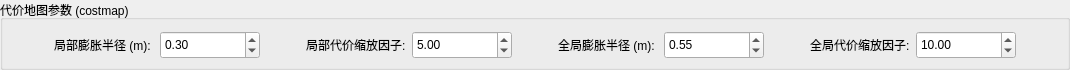
           <widget class="QGroupBox" name="groupBox_3">
            <property name="minimumSize">
             <size>
              <width>980</width>
              <height>70</height>
             </size>
            </property>
            <property name="maximumSize">
             <size>
              <width>16777215</width>
              <height>70</height>
             </size>
            </property>
            <property name="title">
             <string>代价地图参数 (costmap)</string>
            </property>
            <layout class="QGridLayout" name="gridLayout_11">
             <item row="0" column="2">
              <widget class="QDoubleSpinBox" name="localInflationRadiusSpinBox">
               <property name="minimumSize">
                <size>
                 <width>100</width>
                 <height>28</height>
                </size>
               </property>
               <property name="maximumSize">
                <size>
                 <width>100</width>
                 <height>28</height>
                </size>
               </property>
               <property name="minimum">
                <double>0.010000000000000</double>
               </property>
               <property name="maximum">
                <double>1.000000000000000</double>
               </property>
               <property name="singleStep">
                <double>0.050000000000000</double>
               </property>
               <property name="value">
                <double>0.300000000000000</double>
               </property>
              </widget>
             </item>
             <item row="0" column="7">
              <widget class="QLabel" name="label_13">
               <property name="minimumSize">
                <size>
                 <width>100</width>
                 <height>28</height>
                </size>
               </property>
               <property name="maximumSize">
                <size>
                 <width>100</width>
                 <height>28</height>
                </size>
               </property>
               <property name="text">
                <string>全局膨胀半径 (m):</string>
               </property>
              </widget>
             </item>
             <item row="0" column="4">
              <widget class="QLabel" name="label_12">
               <property name="minimumSize">
                <size>
                 <width>100</width>
                 <height>28</height>
                </size>
               </property>
               <property name="maximumSize">
                <size>
                 <width>100</width>
                 <height>28</height>
                </size>
               </property>
               <property name="text">
                <string>局部代价缩放因子:</string>
               </property>
              </widget>
             </item>
             <item row="0" column="1">
              <widget class="QLabel" name="label_11">
               <property name="minimumSize">
                <size>
                 <width>100</width>
                 <height>28</height>
                </size>
               </property>
               <property name="maximumSize">
                <size>
                 <width>100</width>
                 <height>28</height>
                </size>
               </property>
               <property name="text">
                <string>局部膨胀半径 (m):</string>
               </property>
              </widget>
             </item>
             <item row="0" column="5">
              <widget class="QDoubleSpinBox" name="localCostScalingFactorSpinBox">
               <property name="minimumSize">
                <size>
                 <width>100</width>
                 <height>28</height>
                </size>
               </property>
               <property name="maximumSize">
                <size>
                 <width>100</width>
                 <height>28</height>
                </size>
               </property>
               <property name="minimum">
                <double>0.100000000000000</double>
               </property>
               <property name="maximum">
                <double>20.000000000000000</double>
               </property>
               <property name="singleStep">
                <double>0.500000000000000</double>
               </property>
               <property name="value">
                <double>5.000000000000000</double>
               </property>
              </widget>
             </item>
             <item row="0" column="10">
              <widget class="QLabel" name="label_14">
               <property name="minimumSize">
                <size>
                 <width>100</width>
                 <height>28</height>
                </size>
               </property>
               <property name="maximumSize">
                <size>
                 <width>100</width>
                 <height>28</height>
                </size>
               </property>
               <property name="text">
                <string>全局代价缩放因子:</string>
               </property>
              </widget>
             </item>
             <item row="0" column="8">
              <widget class="QDoubleSpinBox" name="globalInflationRadiusSpinBox">
               <property name="minimumSize">
                <size>
                 <width>100</width>
                 <height>28</height>
                </size>
               </property>
               <property name="maximumSize">
                <size>
                 <width>100</width>
                 <height>28</height>
                </size>
               </property>
               <property name="minimum">
                <double>0.100000000000000</double>
               </property>
               <property name="maximum">
                <double>2.000000000000000</double>
               </property>
               <property name="singleStep">
                <double>0.050000000000000</double>
               </property>
               <property name="value">
                <double>0.550000000000000</double>
               </property>
              </widget>
             </item>
             <item row="0" column="11">
              <widget class="QDoubleSpinBox" name="globalCostScalingFactorSpinBox">
               <property name="minimumSize">
                <size>
                 <width>100</width>
                 <height>28</height>
                </size>
               </property>
               <property name="maximumSize">
                <size>
                 <width>100</width>
                 <height>28</height>
                </size>
               </property>
               <property name="minimum">
                <double>1.000000000000000</double>
               </property>
               <property name="maximum">
                <double>20.000000000000000</double>
               </property>
               <property name="singleStep">
                <double>0.500000000000000</double>
               </property>
               <property name="value">
                <double>10.000000000000000</double>
               </property>
              </widget>
             </item>
             <item row="0" column="3">
              <spacer name="horizontalSpacer_21">
               <property name="orientation">
                <enum>Qt::Horizontal</enum>
               </property>
               <property name="sizeHint" stdset="0">
                <size>
                 <width>40</width>
                 <height>20</height>
                </size>
               </property>
              </spacer>
             </item>
             <item row="0" column="0">
              <spacer name="horizontalSpacer_19">
               <property name="orientation">
                <enum>Qt::Horizontal</enum>
               </property>
               <property name="sizeHint" stdset="0">
                <size>
                 <width>40</width>
                 <height>20</height>
                </size>
               </property>
              </spacer>
             </item>
             <item row="0" column="12">
              <spacer name="horizontalSpacer_20">
               <property name="orientation">
                <enum>Qt::Horizontal</enum>
               </property>
               <property name="sizeHint" stdset="0">
                <size>
                 <width>40</width>
                 <height>20</height>
                </size>
               </property>
              </spacer>
             </item>
             <item row="0" column="6">
              <spacer name="horizontalSpacer_22">
               <property name="orientation">
                <enum>Qt::Horizontal</enum>
               </property>
               <property name="sizeHint" stdset="0">
                <size>
                 <width>40</width>
                 <height>20</height>
                </size>
               </property>
              </spacer>
             </item>
             <item row="0" column="9">
              <spacer name="horizontalSpacer_23">
               <property name="orientation">
                <enum>Qt::Horizontal</enum>
               </property>
               <property name="sizeHint" stdset="0">
                <size>
                 <width>40</width>
                 <height>20</height>
                </size>
               </property>
              </spacer>
             </item>
            </layout>
           </widget>
